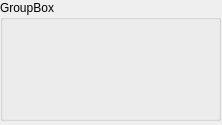
<?xml version="1.0" encoding="UTF-8"?>
<ui version="4.0">
 <class>Form</class>
 <widget class="QWidget" name="Form">
  <property name="geometry">
   <rect>
    <x>0</x>
    <y>0</y>
    <width>222</width>
    <height>125</height>
   </rect>
  </property>
  <property name="windowTitle">
   <string>Form</string>
  </property>
  <widget class="QGroupBox" name="groupBox_2">
   <property name="geometry">
    <rect>
     <x>0</x>
     <y>0</y>
     <width>221</width>
     <height>121</height>
    </rect>
   </property>
   <property name="title">
    <string>GroupBox</string>
   </property>
   <widget class="Save" name="save_3">
    <property name="geometry">
     <rect>
      <x>80</x>
      <y>80</y>
      <width>100</width>
      <height>30</height>
     </rect>
    </property>
    <property name="saveName">
     <string>val3</string>
    </property>
    <property name="collName">
     <string>audioParameters</string>
    </property>
   </widget>
   <widget class="NumberUI" name="numberui">
    <property name="geometry">
     <rect>
      <x>20</x>
      <y>20</y>
      <width>50</width>
      <height>22</height>
     </rect>
    </property>
   </widget>
   <widget class="NumberUI" name="numberui_2">
    <property name="geometry">
     <rect>
      <x>20</x>
      <y>50</y>
      <width>50</width>
      <height>22</height>
     </rect>
    </property>
   </widget>
   <widget class="Save" name="save_2">
    <property name="geometry">
     <rect>
      <x>80</x>
      <y>50</y>
      <width>100</width>
      <height>30</height>
     </rect>
    </property>
    <property name="saveName">
     <string>val2</string>
    </property>
    <property name="collName">
     <string>audioParameters</string>
    </property>
   </widget>
   <widget class="Save" name="save">
    <property name="geometry">
     <rect>
      <x>80</x>
      <y>20</y>
      <width>100</width>
      <height>30</height>
     </rect>
    </property>
    <property name="saveName">
     <string>val1</string>
    </property>
    <property name="collName">
     <string>audioParameters</string>
    </property>
   </widget>
   <widget class="NumberUI" name="numberui_3">
    <property name="geometry">
     <rect>
      <x>20</x>
      <y>80</y>
      <width>50</width>
      <height>22</height>
     </rect>
    </property>
   </widget>
   <widget class="CollInterface" name="collinterface">
    <property name="geometry">
     <rect>
      <x>160</x>
      <y>20</y>
      <width>100</width>
      <height>30</height>
     </rect>
    </property>
    <property name="collName">
     <string>audioParameters</string>
    </property>
    <property name="fileName">
     <string>audioParameters</string>
    </property>
   </widget>
  </widget>
 </widget>
 <customwidgets>
  <customwidget>
   <class>CollInterface</class>
   <extends>QWidget</extends>
   <header>SmartFramework.save.collInterface</header>
  </customwidget>
  <customwidget>
   <class>NumberUI</class>
   <extends>QWidget</extends>
   <header>SmartFramework.ui.numberUI</header>
  </customwidget>
  <customwidget>
   <class>Save</class>
   <extends>QWidget</extends>
   <header>SmartFramework.save.save</header>
  </customwidget>
 </customwidgets>
 <resources/>
 <connections>
  <connection>
   <sender>save</sender>
   <signal>output(int)</signal>
   <receiver>numberui</receiver>
   <slot>input(int)</slot>
   <hints>
    <hint type="sourcelabel">
     <x>228</x>
     <y>50</y>
    </hint>
    <hint type="destinationlabel">
     <x>115</x>
     <y>58</y>
    </hint>
   </hints>
  </connection>
  <connection>
   <sender>numberui</sender>
   <signal>output(int)</signal>
   <receiver>save</receiver>
   <slot>input(int)</slot>
   <hints>
    <hint type="sourcelabel">
     <x>119</x>
     <y>61</y>
    </hint>
    <hint type="destinationlabel">
     <x>225</x>
     <y>52</y>
    </hint>
   </hints>
  </connection>
  <connection>
   <sender>numberui_2</sender>
   <signal>output(int)</signal>
   <receiver>save_2</receiver>
   <slot>input(int)</slot>
   <hints>
    <hint type="sourcelabel">
     <x>119</x>
     <y>90</y>
    </hint>
    <hint type="destinationlabel">
     <x>191</x>
     <y>80</y>
    </hint>
   </hints>
  </connection>
  <connection>
   <sender>save_2</sender>
   <signal>output(int)</signal>
   <receiver>numberui_2</receiver>
   <slot>input(int)</slot>
   <hints>
    <hint type="sourcelabel">
     <x>195</x>
     <y>85</y>
    </hint>
    <hint type="destinationlabel">
     <x>119</x>
     <y>91</y>
    </hint>
   </hints>
  </connection>
  <connection>
   <sender>numberui_3</sender>
   <signal>output(int)</signal>
   <receiver>save_3</receiver>
   <slot>input(int)</slot>
   <hints>
    <hint type="sourcelabel">
     <x>119</x>
     <y>121</y>
    </hint>
    <hint type="destinationlabel">
     <x>202</x>
     <y>110</y>
    </hint>
   </hints>
  </connection>
  <connection>
   <sender>save_3</sender>
   <signal>output(int)</signal>
   <receiver>numberui_3</receiver>
   <slot>input(int)</slot>
   <hints>
    <hint type="sourcelabel">
     <x>229</x>
     <y>129</y>
    </hint>
    <hint type="destinationlabel">
     <x>119</x>
     <y>121</y>
    </hint>
   </hints>
  </connection>
  <connection>
   <sender>Form</sender>
   <signal>input(QString)</signal>
   <receiver>collinterface</receiver>
   <slot>saveAndLoad(QString)</slot>
   <hints>
    <hint type="sourcelabel">
     <x>251</x>
     <y>8</y>
    </hint>
    <hint type="destinationlabel">
     <x>252</x>
     <y>51</y>
    </hint>
   </hints>
  </connection>
 </connections>
 <slots>
  <signal>input(QString)</signal>
 </slots>
</ui>
